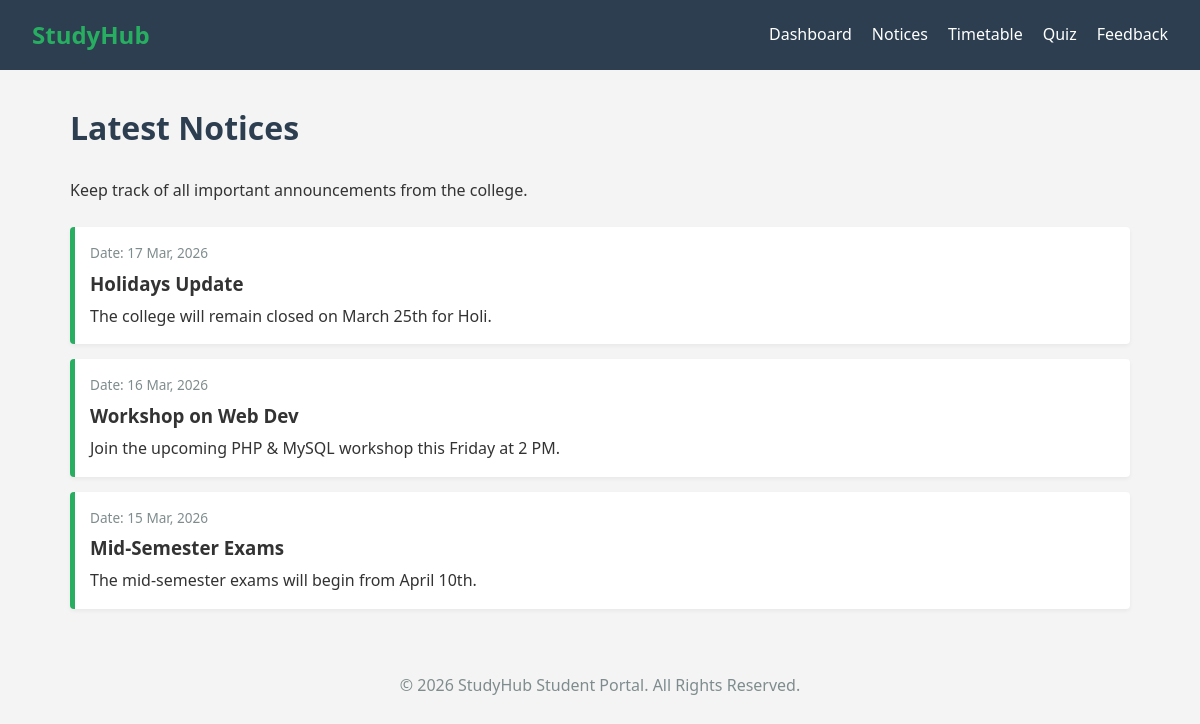
The page /notices.php on the database its author committed.
### tables this page shows
CREATE TABLE IF NOT EXISTS notices (
    id INT AUTO_INCREMENT PRIMARY KEY,
    title VARCHAR(255) NOT NULL,
    content TEXT NOT NULL,
    date DATE NOT NULL
);

### notices.php (the view, shortened to what this page needs)
<?php
include('includes/db.php');
$sql = "SELECT * FROM notices ORDER BY date DESC";
$result = mysqli_query($conn, $sql);
?>
<!DOCTYPE html>
<html lang="en">
<head>
    <link rel="stylesheet" href="css/style.css">
</head>
<body>
    <nav>
        <div class="logo">StudyHub</div>
        <ul>
            <li><a href="index.php">Dashboard</a></li>
            <li><a href="notices.php">Notices</a></li>
            <li><a href="timetable.php">Timetable</a></li>
            <li><a href="quiz.php">Quiz</a></li>
            <li><a href="feedback.php">Feedback</a></li>
        </ul>
    </nav>
    <div class="container">
        <h1>Latest Notices</h1>
        <p>Keep track of all important announcements from the college.</p>
        <div style="margin-top: 1.5rem;">
            <?php
            if (mysqli_num_rows($result) > 0) {
                while($row = mysqli_fetch_assoc($result)) {
                    ?>
                    <div class="notice-item">
                        <div class="notice-date">Date: <?php echo date('d M, Y', strtotime($row['date'])); ?></div>
                        <h3 style="margin: 5px 0;"><?php echo htmlspecialchars($row['title']); ?></h3>
                        <p><?php echo nl2br(htmlspecialchars($row['content'])); ?></p>
                    </div>
                    <?php
                }
            } else {
                echo "<div class='card'><p>No notices found.</p></div>";
            }
            ?>
        </div>
    </div>
    <footer style="text-align: center; padding: 2rem; color: #7f8c8d;">
        &copy; 2026 StudyHub Student Portal. All Rights Reserved.
    </footer>
</body>
</html>

### css/style.css (style rules this page uses)
* { margin: 0; padding: 0; box-sizing: border-box; font-family: 'Segoe UI', Tahoma, Geneva, Verdana, sans-serif; }
body { background-color: #f4f4f4; color: #333; line-height: 1.6; }
nav { background-color: #2c3e50; color: white; padding: 1rem 2rem; display: flex; justify-content: space-between; align-items: center; position: sticky; top: 0; z-index: 1000; }
nav .logo { font-size: 1.5rem; font-weight: bold; color: #27ae60; }
nav ul { list-style: none; display: flex; }
nav ul li { margin-left: 20px; }
nav ul li a { color: white; text-decoration: none; font-weight: 500; transition: color 0.3s; }
.container { max-width: 1100px; margin: 2rem auto; padding: 0 20px; }
h1, h2 { color: #2c3e50; margin-bottom: 1.5rem; }
.notice-item { border-left: 5px solid #27ae60; background: white; padding: 15px; margin-bottom: 15px; border-radius: 4px; box-shadow: 0 2px 4px rgba(0,0,0,0.05); }
.notice-date { font-size: 0.85rem; color: #7f8c8d; }

### rows shown on the page
notices: date "17 Mar, 2026", title "Holidays Update", content "The college will remain closed on March 25th for Holi."
notices: date "16 Mar, 2026", title "Workshop on Web Dev", content "Join the upcoming PHP & MySQL workshop this Friday at 2 PM."
notices: date "15 Mar, 2026", title "Mid-Semester Exams", content "The mid-semester exams will begin from April 10th."
